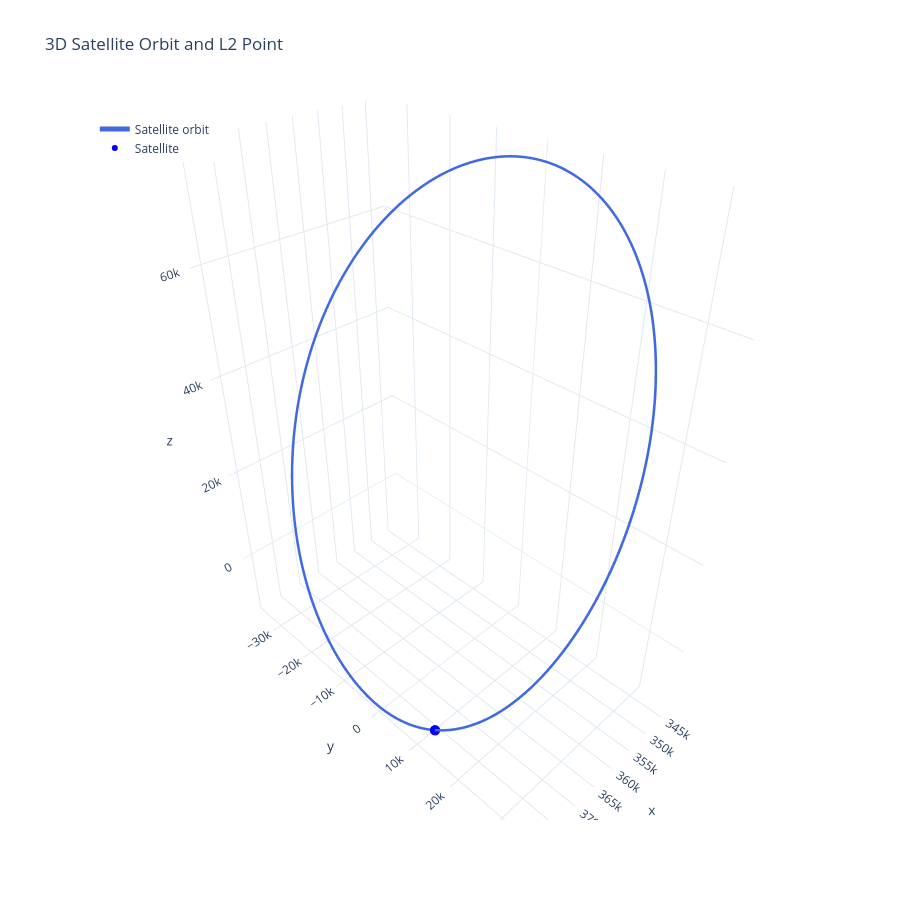

The code cell stored with this chart in its notebook:
### Markdown cell above
### part 2

### Code cell
r_I_2 = np.array([343117.419, 0.0, 76029.48372])

v_I_2 = np.array([0.0, 0.2045850249, 0.0])

t_arr_30_2 = np.linspace(0, 30 * DAY_TO_SEC, 100000)
sim_30_2 = simulate_earth_moon(t_arr_30_2, np.concatenate((r_I_2, v_I_2))).y

plot_3d_(sim_30_2[:3, :])

### Figure 1 — Plotly figure (JSON) as saved in the notebook; plotly's stock layout.template omitted (floating-point values rounded to 4 significant figures; data arrays with more than 128 entries replaced by an {"elided": "..."} marker saying what was removed)
{"data": [{"line": {"color": "royalblue", "width": 5}, "mode": "lines", "name": "Satellite orbit", "type": "scatter3d", "x": {"elided": "100000 float values"}, "y": {"elided": "100000 float values"}, "z": {"elided": "100000 float values"}}, {"marker": {"color": "blue", "size": 6}, "mode": "markers", "name": "Satellite", "type": "scatter3d", "x": [379700.0], "y": [14170.0], "z": [-7308.0]}], "layout": {"height": 900, "legend": {"x": 0.02, "y": 0.98}, "scene": {"aspectmode": "data", "xaxis": {"title": {"text": "x"}}, "yaxis": {"title": {"text": "y"}}, "zaxis": {"title": {"text": "z"}}}, "title": {"text": "3D Satellite Orbit and L2 Point"}}}
